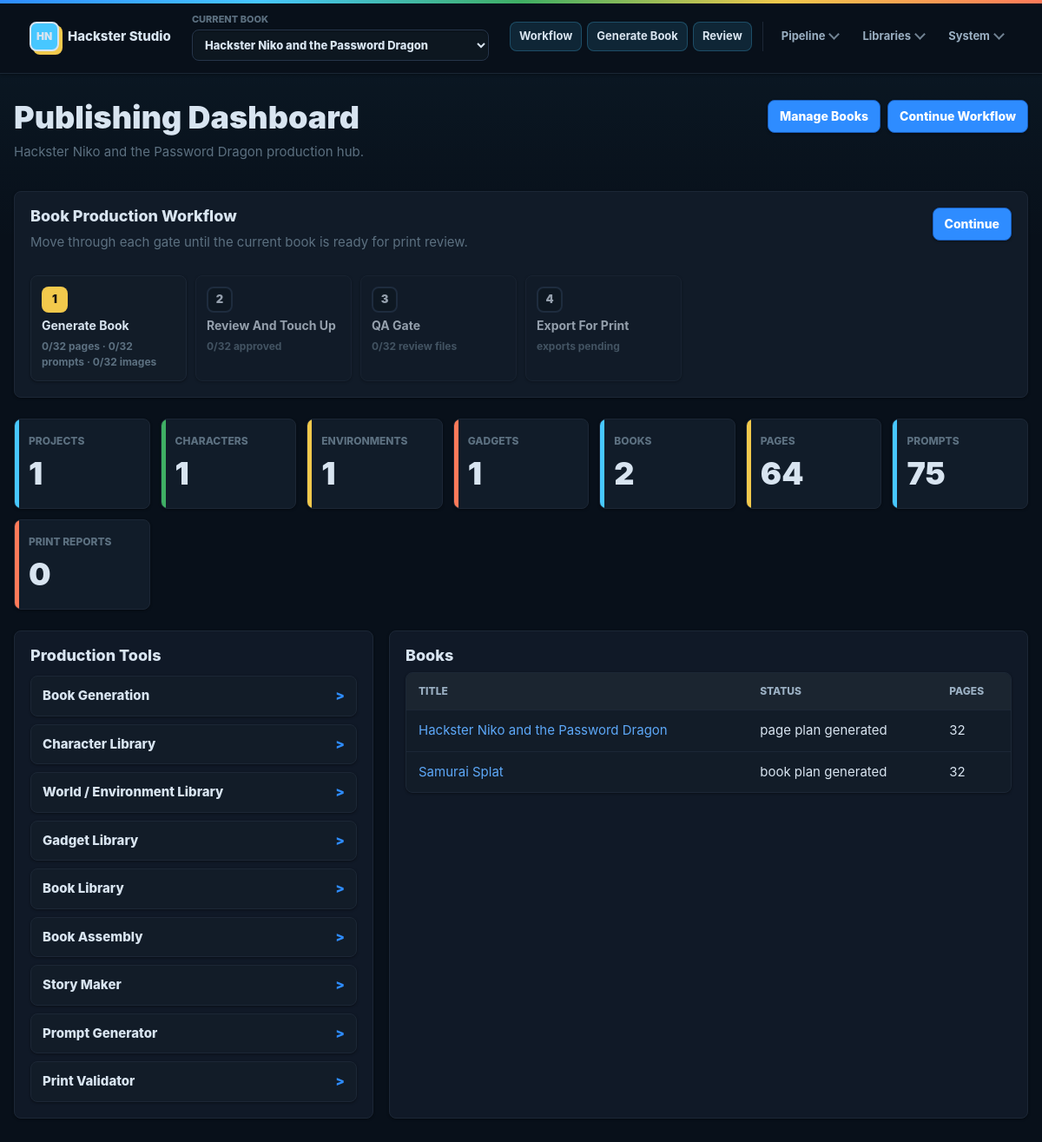
The page / on the database its author committed.
### hackster_studio/models.py (models this page shows)
class Book(SQLModel, table=True):
    id: int | None = Field(default=None, primary_key=True)
    title: str = Field(index=True)
    slug: str = Field(index=True, unique=True)
    series: str = ""
    target_age: str = ""
    lesson: str = ""
    page_count: int = 32
    trim_size: str = "8.5x8.5"
    status: str = "planning"
    created_at: datetime = Field(default_factory=utc_now)
    updated_at: datetime = Field(default_factory=utc_now)

### hackster_studio/main.py (the view)
@app.get("/", response_class=HTMLResponse)
def dashboard(request: Request, session: Session = Depends(get_session)) -> HTMLResponse:
    active_slug = current_book_slug(request, session)
    counts = {
        "projects": count(session, Project),
        "characters": count(session, Character),
        "environments": count(session, Environment),
        "gadgets": count(session, Gadget),
        "books": count(session, Book),
        "pages": count(session, Page),
        "prompts": count(session, Prompt),
        "print_reports": count(session, PrintReport),
    }
    latest_books = list_books(session)
    context = {
        "counts": counts,
        "books": latest_books,
        "workflow": workflow_context(active_slug),
        **book_nav_context(session, active_slug),
    }
    return templates.TemplateResponse(
        request,
        "dashboard.html",
        context,
    )

### hackster_studio/templates/dashboard.html (shortened to what this page needs)
{% extends "base.html" %}
{% block content %}
<section class="page-head">
  <div>
    <h1>Publishing Dashboard</h1>
    <p>{{ book_nav.current.title if book_nav.current else "Hackster Niko" }} production hub.</p>
  </div>
  <div class="button-row">
    <a class="button-link" href="/books">Manage Books</a>
    <a class="button-link" href="/workflow">Continue Workflow</a>
  </div>
</section>
<section class="workflow-strip">
  <div class="workflow-strip-head">
    <div>
      <h2>Book Production Workflow</h2>
      <p>Move through each gate until the current book is ready for print review.</p>
    </div>
    <a class="button-link" href="/workflow">Continue</a>
  </div>
  <div class="workflow-mini-grid">
    {% for step in workflow.steps %}
    <a class="workflow-mini-step is-{{ step.status }}" href="{{ step.href }}">
      <span>{{ step.number }}</span>
      <strong>{{ step.title }}</strong>
      <em>{{ step.progress }}</em>
    </a>
    {% endfor %}
  </div>
</section>
<section class="metric-grid">
  {% for label, value in counts.items() %}
  <div class="metric">
    <span>{{ label.replace("_", " ").title() }}</span>
    <strong>{{ value }}</strong>
  </div>
  {% endfor %}
</section>
<section class="two-col">
  <div>
    <h2>Production Tools</h2>
    <div class="action-list">
      <a href="/book-generation">Book Generation</a>
      <a href="/characters">Character Library</a>
      <a href="/environments">World / Environment Library</a>
      <a href="/gadgets">Gadget Library</a>
      <a href="/books">Book Library</a>
      <a href="/book-assembly">Book Assembly</a>
      <a href="/story-maker">Story Maker</a>
      <a href="/prompts">Prompt Generator</a>
      <a href="/print-validator">Print Validator</a>
    </div>
  </div>
  <div>
    <h2>Books</h2>
    <table>
      <thead>
        <tr><th>Title</th><th>Status</th><th>Pages</th></tr>
      </thead>
      <tbody>
        {% for book in books %}
        <tr>
          <td><a href="/books/{{ book.slug }}">{{ book.title }}</a></td>
          <td>{{ book.status }}</td>
          <td>{{ book.page_count }}</td>
        </tr>
        {% else %}
        <tr><td colspan="3">Run the seed command to add the starter book.</td></tr>
        {% endfor %}
      </tbody>
    </table>
  </div>
</section>
{% endblock %}

### rows shown on the page
Book: current "Hackster Niko and the Password Dragon", title "Hackster Niko and the Password Dragon", status "page plan generated", page_count "32"
Book: title "Samurai Splat", status "book plan generated", page_count "32"

### other values the page prints
{{ step.number }} "1" "2" "3" "4"
{{ step.title }} "Generate Book" "Review And Touch Up" "QA Gate" "Export For Print"
{{ step.progress }} "0/32 pages · 0/32 prompts · 0/32 images" "0/32 approved" "0/32 review files" "exports pending"
{{ label.replace("_", " ").title() }} "PROJECTS" "CHARACTERS" "ENVIRONMENTS" "GADGETS" "BOOKS" "PAGES" "PROMPTS" "PRINT REPORTS"
{{ value }} "1" "1" "1" "1" "2" "64" "75" "0"
form field book_slug "Hackster Niko and the Password Dragon"
